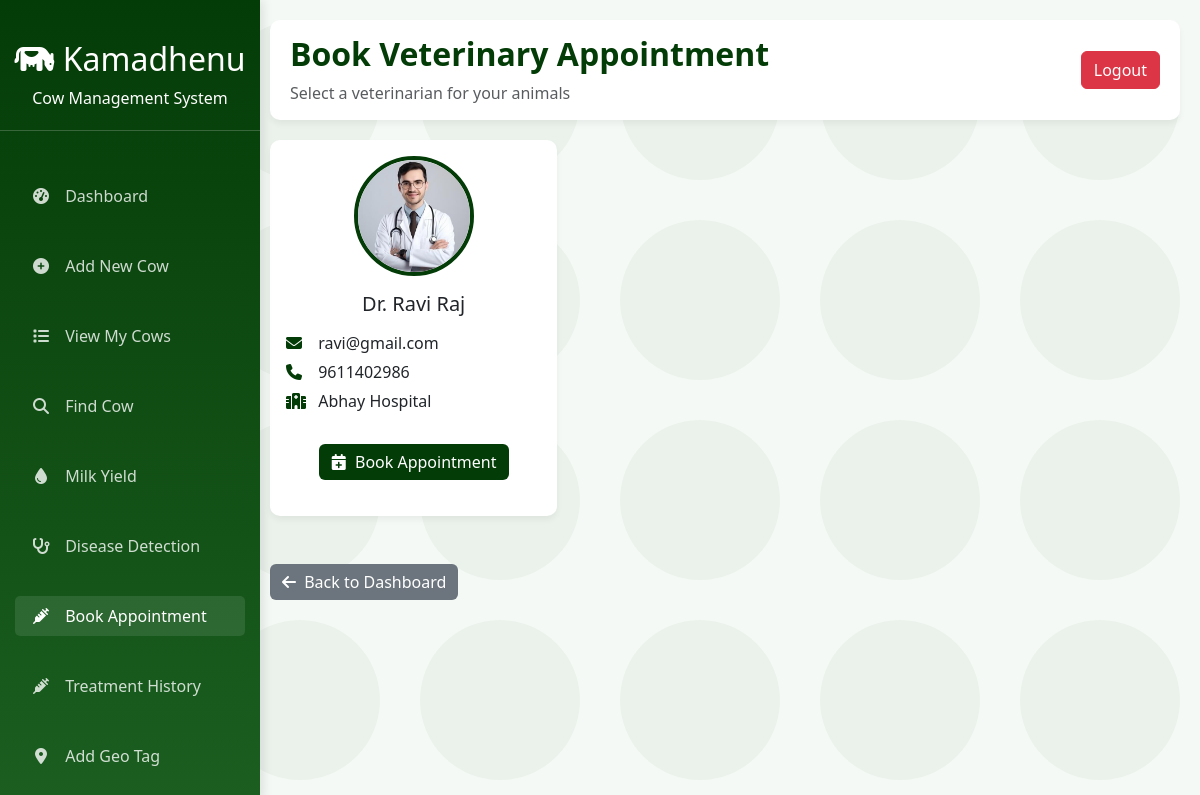
The page /book_appointment on the database as committed earlier.
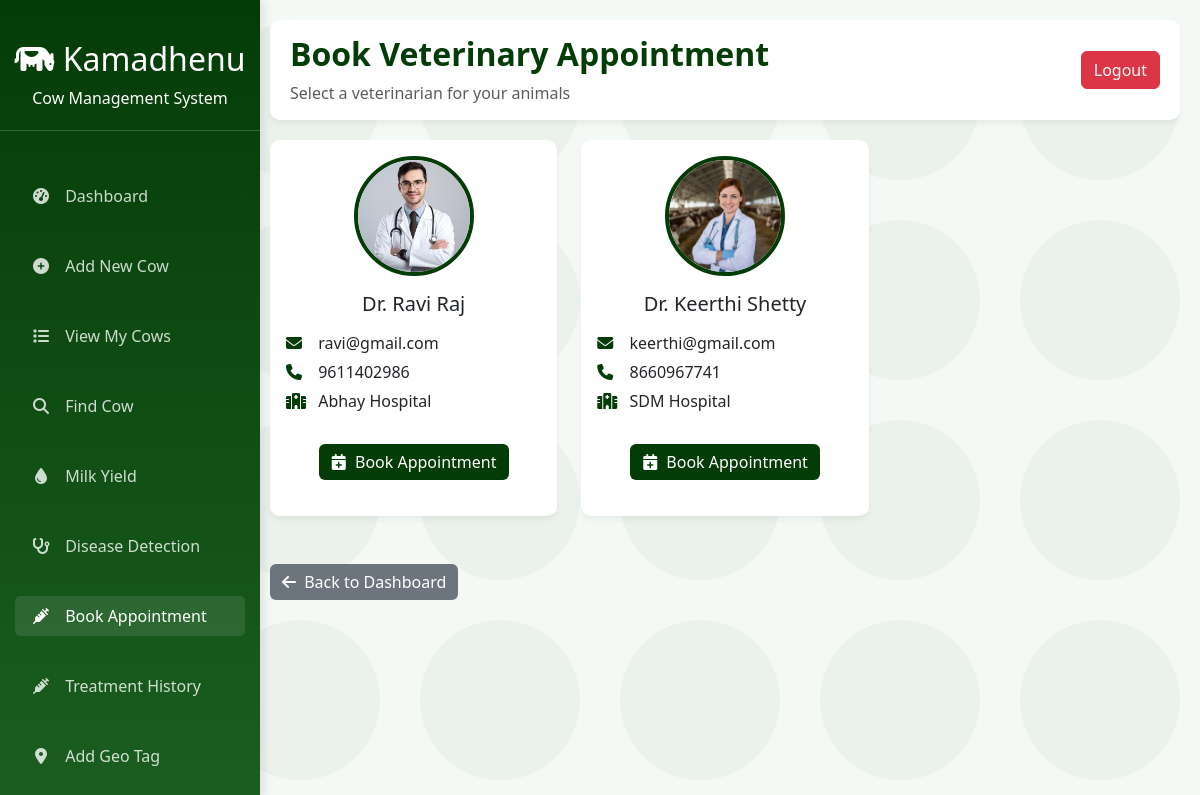
The same page on the database as committed later.
### tables this page shows
CREATE TABLE veterinarians (
            vet_id INTEGER PRIMARY KEY AUTOINCREMENT,
            name TEXT NOT NULL,
            email TEXT UNIQUE NOT NULL,
            phone TEXT UNIQUE NOT NULL,
            clinic TEXT,
            education TEXT NOT NULL,
            experience REAL NOT NULL,
            specialization TEXT NOT NULL,
            password TEXT NOT NULL,
            photo TEXT,
            created_at TIMESTAMP DEFAULT CURRENT_TIMESTAMP
        );

### app.py (the view)
@app.route('/book_appointment')
def book_appointment():
    conn = get_db()
    conn.row_factory = sqlite3.Row  # <--- enables dictionary access
    cursor = conn.cursor()
    cursor.execute("SELECT vet_id, name, email, phone, clinic, photo FROM veterinarians")
    vets = cursor.fetchall()
    conn.close()
    return render_template("book_appointment.html", vets=vets)

### app.py (called while the page is built)
def get_db():
    conn = sqlite3.connect(DB_NAME)
    conn.row_factory = sqlite3.Row
    return conn

@app.context_processor
def inject_lang():
    return {'current_lang': session.get('language', 'en')}

### templates/book_appointment.html (shortened to what this page needs)
<!DOCTYPE html>
<html lang="en">
<head>
  <link href="https://cdn.jsdelivr.net/npm/bootstrap@5.3.0/dist/css/bootstrap.min.css" rel="stylesheet">
  <link rel="stylesheet" href="https://cdnjs.cloudflare.com/ajax/libs/font-awesome/6.4.0/css/all.min.css">
</head>
<body class="cow-background">
  <div class="dashboard-container">
    <div class="sidebar" id="sidebar">
      <div class="logo">
        <h2><i class="fas fa-cow"></i> Kamadhenu</h2>
        <p class="mb-0">Cow Management System</p>
      </div>
      <ul class="nav flex-column">
        <li class="nav-item">
          <a class="nav-link" href="/dashboard">
            <i class="fas fa-tachometer-alt"></i> Dashboard
          </a>
        </li>
        <li class="nav-item">
          <a class="nav-link" href="/add_cow">
            <i class="fas fa-plus-circle"></i> Add New Cow
          </a>
        </li>
        <li class="nav-item">
          <a class="nav-link" href="/cows">
            <i class="fas fa-list"></i> View My Cows
          </a>
        </li>
        <li class="nav-item">
          <a class="nav-link" href="/find_cow">
            <i class="fas fa-search"></i> Find Cow
          </a>
        </li>
        <li class="nav-item">
          <a class="nav-link" href="/milk_yield">
            <i class="fas fa-tint"></i> Milk Yield
          </a>
        </li>
        <li class="nav-item">
          <a class="nav-link" href="/disease_prediction">
              <i class="fas fa-stethoscope"></i> Disease Detection
          </a>
      </li>
        <li class="nav-item">
          <a class="nav-link active" href="/book_appointment">
            <i class="fas fa-syringe"></i> Book Appointment
          </a>
        </li>
         <li class="nav-item">
          <a class="nav-link" href="{{ url_for('farmer_treatments') }}">
            <i class="fas fa-syringe"></i> Treatment History
          </a>
        </li>
        <li class="nav-item">
          <a class="nav-link" href="{{ url_for('add_geotag') }}">
            <i class="fas fa-map-marker-alt"></i> Add Geo Tag
          </a>
        </li>
      </ul>
    </div>
    <div class="main-content" id="mainContent">
      <div class="header">
        <div>
          <h2 class="welcome-text">Book Veterinary Appointment</h2>
          <p class="mb-0 text-muted">Select a veterinarian for your animals</p>
        </div>
        <a href="/farmer/logout" class="btn btn-danger">Logout</a>
      </div>
      <div class="row">
        {% for vet in vets %}
        <div class="col-md-6 col-lg-4 mb-4">
          <div class="card vet-card">
            <div class="card-body">
              <div class="mb-3">
                {% if vet['photo'] %}
                  <img src="{{ url_for('static', filename='uploads/vets/' ~ vet['photo']) }}"
                       alt="Vet Photo" class="vet-img">
                {% else %}
                  <div class="vet-img bg-light d-flex align-items-center justify-content-center">
                    <i class="fas fa-user-md text-muted" style="font-size: 2rem;"></i>
                  </div>
                {% endif %}
              </div>
              <h5 class="card-title">Dr. {{ vet['name'] }}</h5>
              <div class="vet-info">
                <p class="card-text">
                  <i class="fas fa-envelope"></i> {{ vet['email'] }}
                </p>
                <p class="card-text">
                  <i class="fas fa-phone"></i> {{ vet['phone'] }}
                </p>
                <p class="card-text">
                  <i class="fas fa-hospital"></i> {{ vet['clinic'] or 'Private Practice' }}
                </p>
              </div>
              <a href="/confirm_appointment/{{ vet['vet_id'] }}" class="btn btn-success mt-3">
                <i class="fas fa-calendar-plus me-1"></i> Book Appointment
              </a>
            </div>
          </div>
        </div>
        {% endfor %}
      </div>
      <div class="mt-4">
        <a href="/dashboard" class="btn btn-secondary">
          <i class="fas fa-arrow-left me-1"></i> Back to Dashboard
        </a>
      </div>
    </div>
  </div>
</body>
</html>

### templates/book_appointment.html (style rules this page uses)
:root { --primary: #043c07; --secondary: #ffc107; --light: #f8f9fa; --dark: #343a40; --light-green: #e8f5e9; }
body { background-color: #f5f9f5; font-family: 'Segoe UI', Tahoma, Geneva, Verdana, sans-serif; overflow-x: hidden; }
.dashboard-container { width: 100%; margin: 0; }
.sidebar { background: linear-gradient(to bottom, var(--primary), #1b5e20); color: white; height: 100vh; position: fixed; width: 260px; padding-top: 20px; box-shadow: 3px 0 10px rgba(0,0,0,0.1); overflow-y: auto; z-index: 1000; transition: all 0.3s ease; }
.main-content { margin-left: 250px; padding: 20px; transition: all 0.3s ease; }
.header { background-color: white; padding: 15px 20px; border-radius: 10px; box-shadow: 0 4px 6px rgba(0,0,0,0.05); margin-bottom: 20px; display: flex; justify-content: space-between; align-items: center; }
.welcome-text { color: var(--primary); font-weight: 600; }
.card { border: none; border-radius: 10px; box-shadow: 0 4px 6px rgba(0,0,0,0.05); transition: transform 0.3s; margin-bottom: 20px; }
.vet-card { height: 100%; text-align: center; }
.vet-img { width: 120px; height: 120px; object-fit: cover; border-radius: 50%; border: 4px solid var(--primary); margin: 0 auto 15px; display: block; }
.btn-success { background-color: var(--primary); border: none; }
.btn-secondary { background-color: #6c757d; border: none; }
.logo { text-align: center; padding: 20px 0; border-bottom: 1px solid rgba(255,255,255,0.2); margin-bottom: 30px; }
.nav-item { margin: 10px 0; }
.nav-link { color: rgba(255,255,255,0.8); padding: 8px 16px; border-radius: 5px; margin: 5px 15px; transition: all 0.3s; }
.nav-link:hover, .nav-link.active { background-color: rgba(255,255,255,0.1); color: white; }
.nav-link i { margin-right: 10px; width: 20px; text-align: center; }
.cow-background { background-repeat: repeat; background-size: 200px; }
.vet-info { text-align: left; margin: 15px 0; }
.vet-info p { margin-bottom: 5px; }
.vet-info i { color: var(--primary); width: 20px; margin-right: 8px; }
body { top: 0 !important; }
body { top: 0px !important; position: static !important; }

Rows that differ between the two databases and show on the page:
added veterinarians: photo (picture), name "Keerthi Shetty", email "keerthi@gmail.com", phone "8660967741", clinic "SDM Hospital"
